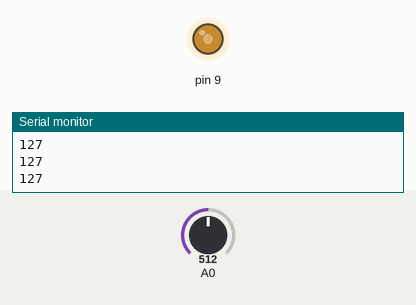
Simulated run of this sketch. Board: Arduino Uno, built with avr-gcc and run on an emulated ATmega328P. Parts: output pins drawn as LEDs (lit = HIGH), the last lines printed to the serial monitor. The inputs (shaded band) are chosen by the test bench; at power-on: A0 = 512.

Above: at 1.2 s.
1.3 s: A0 set to 716
At 2.5 s:
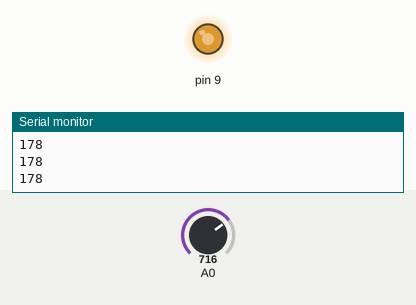
2.8 s: A0 set to 900
At 3.8 s:
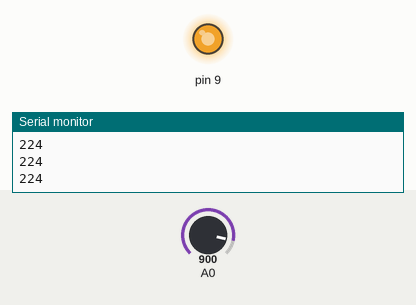
4.3 s: A0 set to 122
At 4.8 s:
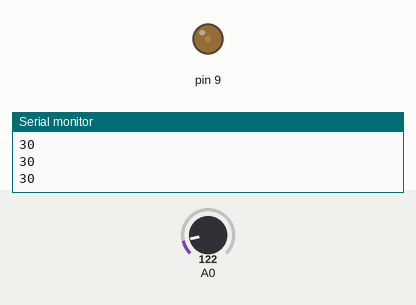
5.8 s: A0 set to 0
At 7.0 s:
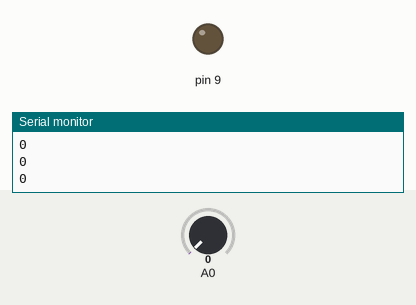
7.3 s: A0 set to 511
At 8.3 s:
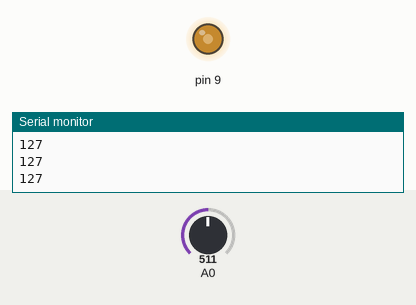
Timing chart, 0 to 9.8 s (numbered marks = the images above; inputs shaded):
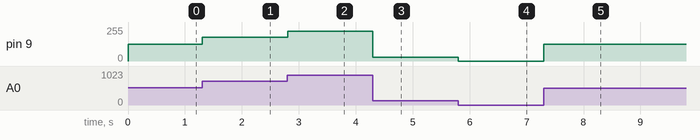

Measured:
- after the input at 1.3 s, pin 9: 127/255 → 178/255 at once
- after the input at 2.8 s, pin 9: 178/255 → 224/255 at once
- after the input at 4.3 s, pin 9: 224/255 → 30/255 at once
- after the input at 5.8 s, pin 9: 30/255 → 0/255 at once
- after the input at 7.3 s, pin 9: 0/255 → 127/255 at once

The sketch:

motor.ino
```cpp
void setup() {
  // put your setup code here, to run once:
  pinMode(9, OUTPUT);
  Serial.begin(9600);
}

void loop() {
  // put your main code here, to run repeatedly:
  /*
  digitalWrite(9, HIGH);
  delay(500);
  digitalWrite(9, LOW);
  delay(1000);
  */

  /*
  for(int i = 0; i < 255; i++){
    analogWrite(9, i);
    delay(100);
  }
  delay(1000);

  for(int i = 255; i > 0; i--){
    analogWrite(9, i);
    delay(100);
  }

  delay(1000);

  */

  int speed1 = analogRead(A0);
  int speed2 = map(speed1, 0, 1023, 0, 255);
  analogWrite(9, speed2);
  Serial.println(speed2);
}
```
